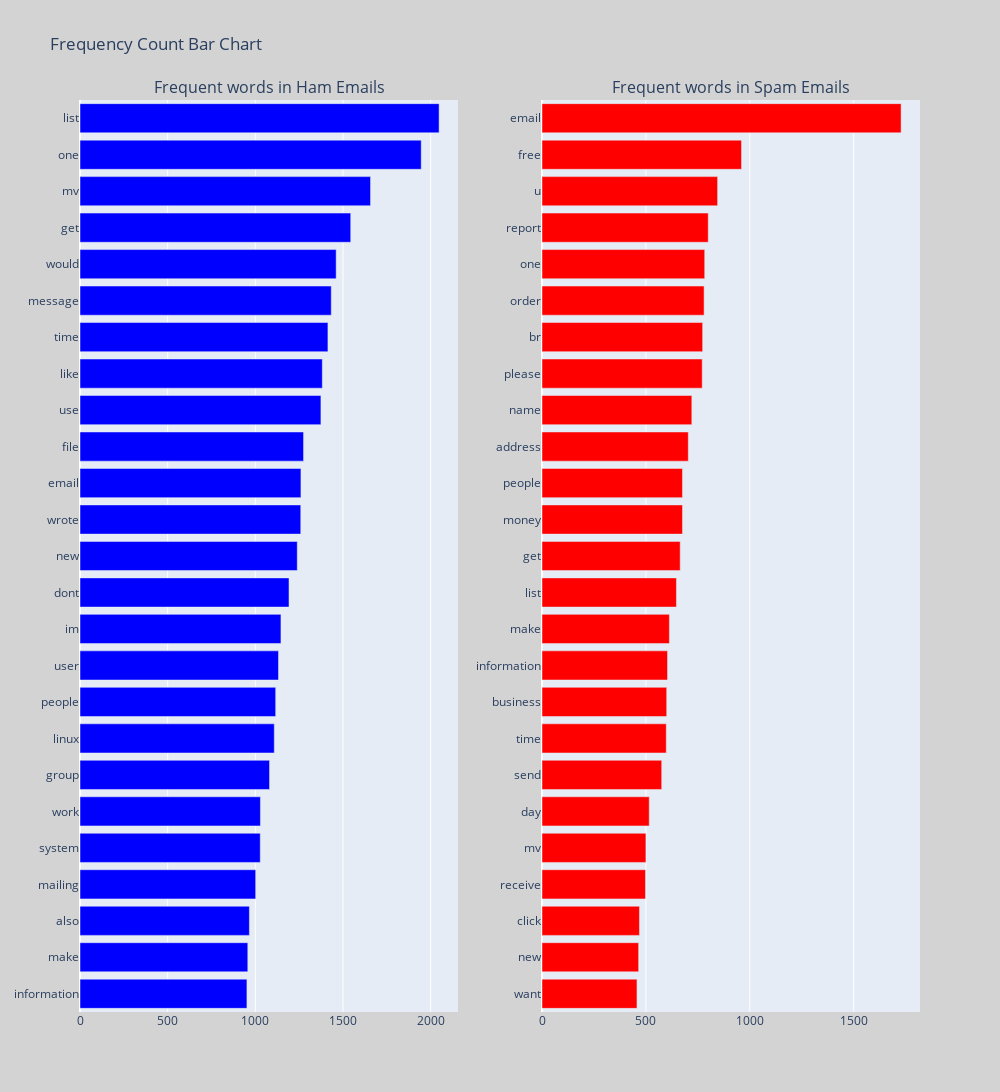

Notebook code cell kept with this figure:
### Code cell
generateBarChart(1)

### Figure 1 — Plotly figure (JSON) as saved in the notebook; plotly's stock layout.template omitted (floating-point values rounded to 4 significant figures)
{"data": [{"marker": {"color": "blue"}, "orientation": "h", "showlegend": false, "type": "bar", "x": [952, 957, 966, 1002, 1028, 1029, 1081, 1108, 1116, 1132, 1146, 1192, 1239, 1259, 1260, 1275, 1374, 1382, 1414, 1433, 1461, 1544, 1657, 1946, 2048], "xaxis": "x", "y": ["information", "make", "also", "mailing", "system", "work", "group", "linux", "people", "user", "im", "dont", "new", "wrote", "email", "file", "use", "like", "time", "message", "would", "get", "mv", "one", "list"], "yaxis": "y"}, {"marker": {"color": "red"}, "orientation": "h", "showlegend": false, "type": "bar", "x": [457, 465, 469, 498, 500, 516, 576, 598, 600, 604, 613, 647, 665, 676, 676, 704, 721, 771, 773, 780, 783, 800, 845, 960, 1728], "xaxis": "x2", "y": ["want", "new", "click", "receive", "mv", "day", "send", "time", "business", "information", "make", "list", "get", "money", "people", "address", "name", "please", "br", "order", "one", "report", "u", "free", "email"], "yaxis": "y2"}], "layout": {"annotations": [{"font": {"size": 16}, "showarrow": false, "text": "Frequent words in Ham Emails", "x": 0.225, "xanchor": "center", "xref": "paper", "y": 1, "yanchor": "bottom", "yref": "paper"}, {"font": {"size": 16}, "showarrow": false, "text": "Frequent words in Spam Emails", "x": 0.775, "xanchor": "center", "xref": "paper", "y": 1, "yanchor": "bottom", "yref": "paper"}], "height": 1200, "paper_bgcolor": "lightgray", "title": {"text": "Frequency Count Bar Chart"}, "width": 1000, "xaxis": {"anchor": "y", "domain": [0, 0.45]}, "xaxis2": {"anchor": "y2", "domain": [0.55, 1]}, "yaxis": {"anchor": "x", "domain": [0, 1]}, "yaxis2": {"anchor": "x2", "domain": [0, 1]}}}
